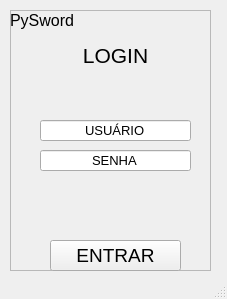
<?xml version="1.0" encoding="UTF-8"?>
<ui version="4.0">
 <class>MainWindow</class>
 <widget class="QMainWindow" name="MainWindow">
  <property name="geometry">
   <rect>
    <x>0</x>
    <y>0</y>
    <width>227</width>
    <height>299</height>
   </rect>
  </property>
  <property name="windowTitle">
   <string>MainWindow</string>
  </property>
  <widget class="QWidget" name="centralwidget">
   <widget class="QFrame" name="frame_2">
    <property name="enabled">
     <bool>true</bool>
    </property>
    <property name="geometry">
     <rect>
      <x>10</x>
      <y>10</y>
      <width>201</width>
      <height>261</height>
     </rect>
    </property>
    <property name="autoFillBackground">
     <bool>false</bool>
    </property>
    <property name="frameShape">
     <enum>QFrame::StyledPanel</enum>
    </property>
    <property name="frameShadow">
     <enum>QFrame::Raised</enum>
    </property>
    <widget class="QLabel" name="label_3">
     <property name="geometry">
      <rect>
       <x>0</x>
       <y>0</y>
       <width>71</width>
       <height>21</height>
      </rect>
     </property>
     <property name="text">
      <string>&lt;html&gt;&lt;head/&gt;&lt;body&gt;&lt;p&gt;&lt;span style=&quot; font-size:12pt;&quot;&gt;PySword&lt;/span&gt;&lt;/p&gt;&lt;/body&gt;&lt;/html&gt;</string>
     </property>
    </widget>
    <widget class="QPushButton" name="pushButton_4">
     <property name="geometry">
      <rect>
       <x>40</x>
       <y>230</y>
       <width>131</width>
       <height>31</height>
      </rect>
     </property>
     <property name="font">
      <font>
       <pointsize>14</pointsize>
      </font>
     </property>
     <property name="text">
      <string>ENTRAR</string>
     </property>
    </widget>
    <widget class="QLabel" name="label_4">
     <property name="geometry">
      <rect>
       <x>40</x>
       <y>30</y>
       <width>131</width>
       <height>31</height>
      </rect>
     </property>
     <property name="font">
      <font>
       <pointsize>16</pointsize>
      </font>
     </property>
     <property name="text">
      <string>&lt;html&gt;&lt;head/&gt;&lt;body&gt;&lt;p align=&quot;center&quot;&gt;LOGIN&lt;/p&gt;&lt;/body&gt;&lt;/html&gt;</string>
     </property>
     <property name="alignment">
      <set>Qt::AlignCenter</set>
     </property>
    </widget>
    <widget class="QLineEdit" name="lineEdit">
     <property name="geometry">
      <rect>
       <x>30</x>
       <y>110</y>
       <width>151</width>
       <height>21</height>
      </rect>
     </property>
     <property name="font">
      <font>
       <pointsize>10</pointsize>
      </font>
     </property>
     <property name="layoutDirection">
      <enum>Qt::LeftToRight</enum>
     </property>
     <property name="text">
      <string>USUÁRIO</string>
     </property>
     <property name="alignment">
      <set>Qt::AlignCenter</set>
     </property>
    </widget>
    <widget class="QLineEdit" name="lineEdit_2">
     <property name="geometry">
      <rect>
       <x>30</x>
       <y>140</y>
       <width>151</width>
       <height>21</height>
      </rect>
     </property>
     <property name="font">
      <font>
       <pointsize>10</pointsize>
      </font>
     </property>
     <property name="layoutDirection">
      <enum>Qt::LeftToRight</enum>
     </property>
     <property name="text">
      <string>SENHA</string>
     </property>
     <property name="alignment">
      <set>Qt::AlignCenter</set>
     </property>
    </widget>
   </widget>
  </widget>
  <widget class="QStatusBar" name="statusbar"/>
 </widget>
 <resources/>
 <connections/>
</ui>
